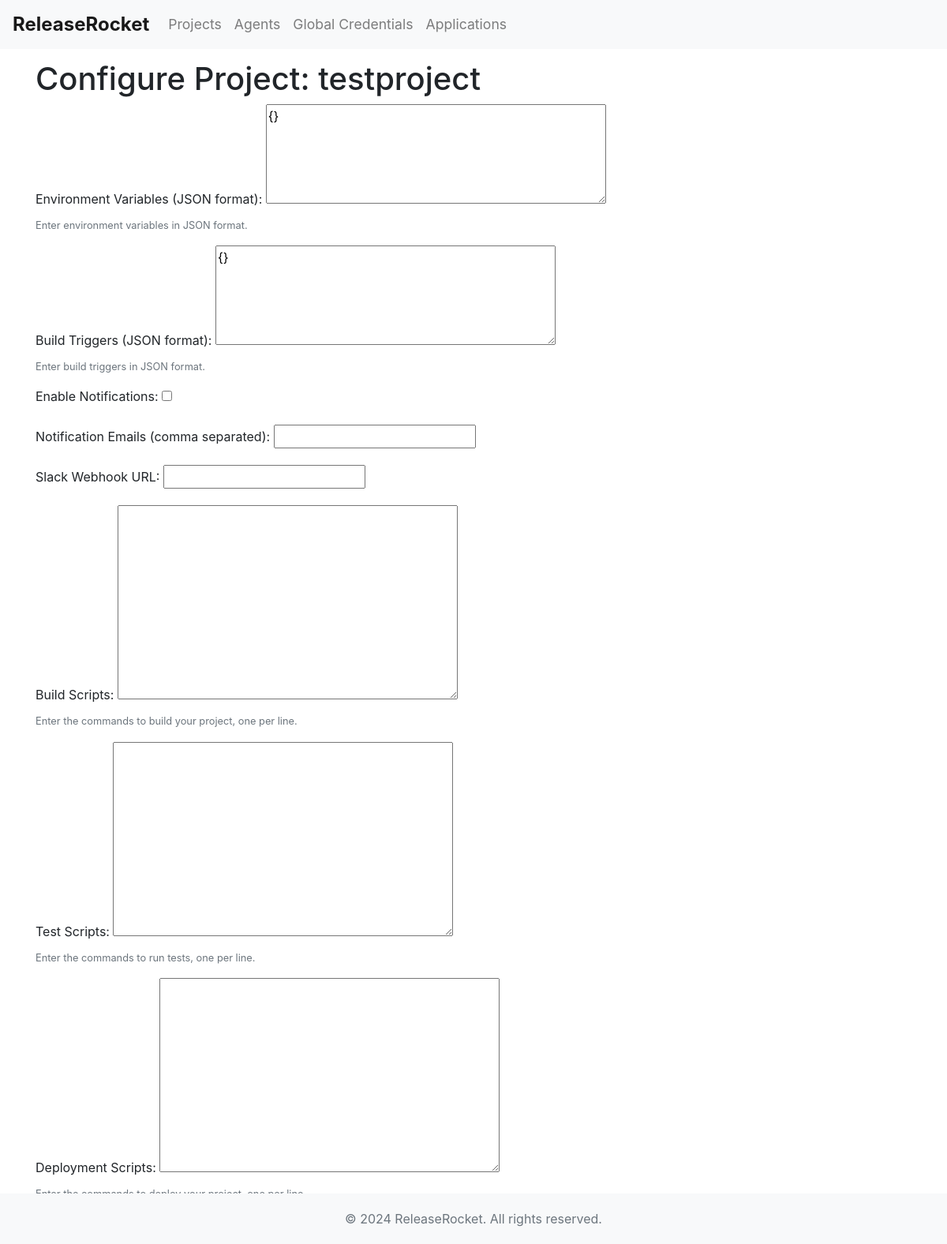
/pipeline/projects/1/configure/, run on the app's committed database.
### pipeline/models.py (models this page shows, shortened)
class Project(models.Model):
    name = models.CharField(max_length=100)
    repository_url = models.URLField()
    environment_variables = models.JSONField(default=dict, blank=True)
    build_triggers = models.JSONField(default=dict, blank=True)
    notifications_enabled = models.BooleanField(default=False)
    notification_emails = models.CharField(max_length=500, blank=True)
    slack_webhook_url = models.URLField(blank=True)
    build_scripts = models.TextField(blank=True)
    test_scripts = models.TextField(blank=True)
    deployment_scripts = models.TextField(blank=True)

### pipeline/views.py (the view)
# urls.py: path('projects/<int:project_id>/configure/', views.configure_project, name='configure_project'),
def configure_project(request, project_id):
    project = get_object_or_404(Project, pk=project_id)
    if request.method == 'POST':
        form = ProjectConfigurationForm(request.POST, instance=project)
        if form.is_valid():
            form.save()
            return redirect('project_detail', project_id=project_id)
    else:
        form = ProjectConfigurationForm(instance=project)
    return render(request, 'pipeline/configure_project.html', {'form': form, 'project': project})

### pipeline/forms.py (shortened to what this page needs)
class ProjectConfigurationForm(forms.ModelForm):
    build_triggers = forms.CharField(widget=forms.Textarea(attrs={'rows': 5}), required=False)
    environment_variables = forms.CharField(widget=forms.Textarea(attrs={'rows': 5}), required=False)
    class Meta:
        model = Project
        fields = [
            'environment_variables', 'build_triggers', 'notifications_enabled',
            'notification_emails', 'slack_webhook_url', 'build_scripts', 'test_scripts',
            'deployment_scripts'
        ]

### pipeline/templates/pipeline/configure_project.html (shortened to what this page needs)
{% extends 'pipeline/base.html' %}
{% block content %}
<h1>Configure Project: {{ project.name }}</h1>
<form method="post">
    <div class="form-group">
        <label for="id_environment_variables">Environment Variables (JSON format):</label>
        {{ form.environment_variables }}
        <small class="form-text text-muted">Enter environment variables in JSON format.</small>
    </div>
    <div class="form-group">
        <label for="id_build_triggers">Build Triggers (JSON format):</label>
        {{ form.build_triggers }}
        <small class="form-text text-muted">Enter build triggers in JSON format.</small>
    </div>
    <div class="form-group">
        <label for="id_notifications_enabled">Enable Notifications:</label>
        {{ form.notifications_enabled }}
    </div>
    <div class="form-group">
        <label for="id_notification_emails">Notification Emails (comma separated):</label>
        {{ form.notification_emails }}
    </div>
    <div class="form-group">
        <label for="id_slack_webhook_url">Slack Webhook URL:</label>
        {{ form.slack_webhook_url }}
    </div>
    <div class="form-group">
        <label for="id_build_scripts">Build Scripts:</label>
        {{ form.build_scripts }}
        <small class="form-text text-muted">Enter the commands to build your project, one per line.</small>
    </div>
    <div class="form-group">
        <label for="id_test_scripts">Test Scripts:</label>
        {{ form.test_scripts }}
        <small class="form-text text-muted">Enter the commands to run tests, one per line.</small>
    </div>
    <div class="form-group">
        <label for="id_deployment_scripts">Deployment Scripts:</label>
        {{ form.deployment_scripts }}
        <small class="form-text text-muted">Enter the commands to deploy your project, one per line.</small>
    </div>
    <button type="submit" class="btn btn-primary">Save</button>
    <a href="{% url 'project_detail' project.id %}" class="btn btn-secondary">Cancel</a>
</form>
{% endblock %}

### pipeline/templates/pipeline/base.html (style rules this page uses)
body { padding-top: 56px; }

### data on the page
Project: name "testproject", environment_variables "{}", build_triggers "{}"
